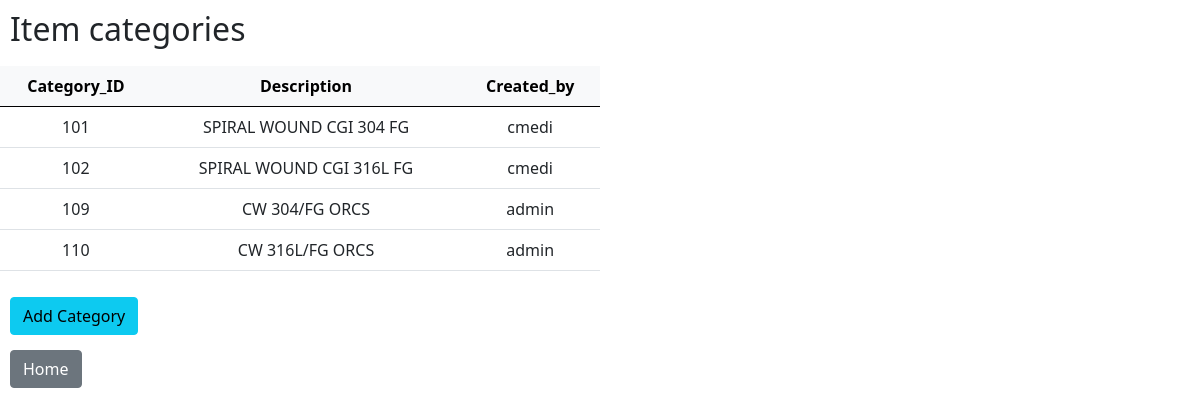
Page /get_item_categories on the earlier database version.
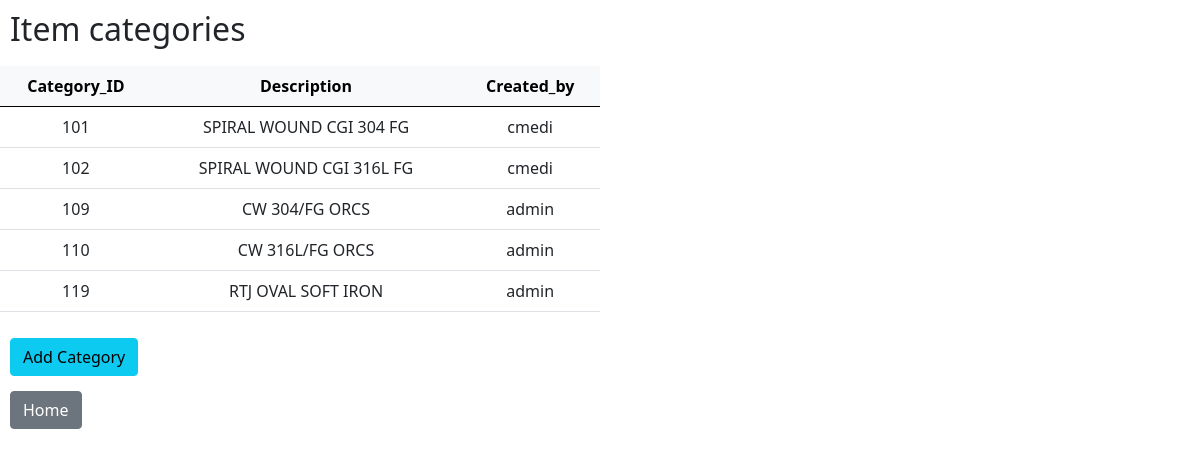
Same page on the later database version.
### tables this page shows
CREATE TABLE item_categories (id INTEGER PRIMARY KEY NOT NULL UNIQUE, description TEXT NOT NULL UNIQUE, counter INTEGER DEFAULT 1, created_by TEXT, FOREIGN KEY (created_by) REFERENCES users (username) ON DELETE SET NULL, CHECK (id >= 100 AND id <= 999));

### app.py (the view)
@app.route ("/get_item_categories", methods = ["GET"])
def get_item_categories():
    categories = db.execute("SELECT * FROM item_categories")
    return render_template("item_categories.html", categories=categories)

### app.py (called while the page is built)
@app.after_request
def after_request(response):
    response.headers["Cache-Control"] = "no-cache, no-store, must-revalidate"
    response.headers["Expires"] = 0
    response.headers["Pragma"] = "no-cache"
    return response

### templates/item_categories.html (shortened to what this page needs)
{% extends "layout.html" %}
{% block body %}
    <div class="h2" style="padding: 10px">Item categories</div>
    <table class="table" style="text-align: center; max-width: 600px">
        <thead class="table-light">
            <tr>
                <th>Category_ID</th>
                <th>Description</th>
                <th>Created_by</th>
            </tr>
        </thead>
        <tbody>
            {% for category in categories %}
            <tr>
                <td>{{ category["id"] }}</td>
                <td>{{ category["description"] }}</td>
                <td>{{ category["created_by"] }}</td>
            </tr>
            {% endfor %}
        </tbody>
    </table>
    <form method="get" action="/create_category" style="padding: 10px;">
        <button class="btn btn-info" type="submit">Add Category</button>
    </form>
    <form method="get" action="/" style="padding-left: 10px; padding-top: 5px;">
        <button class="btn btn-secondary" type="submit">Home</button>
    </form>
{% endblock %}

Differences in the rows shown:
added item_categories: id "119", description "RTJ OVAL SOFT IRON", created_by "admin"
